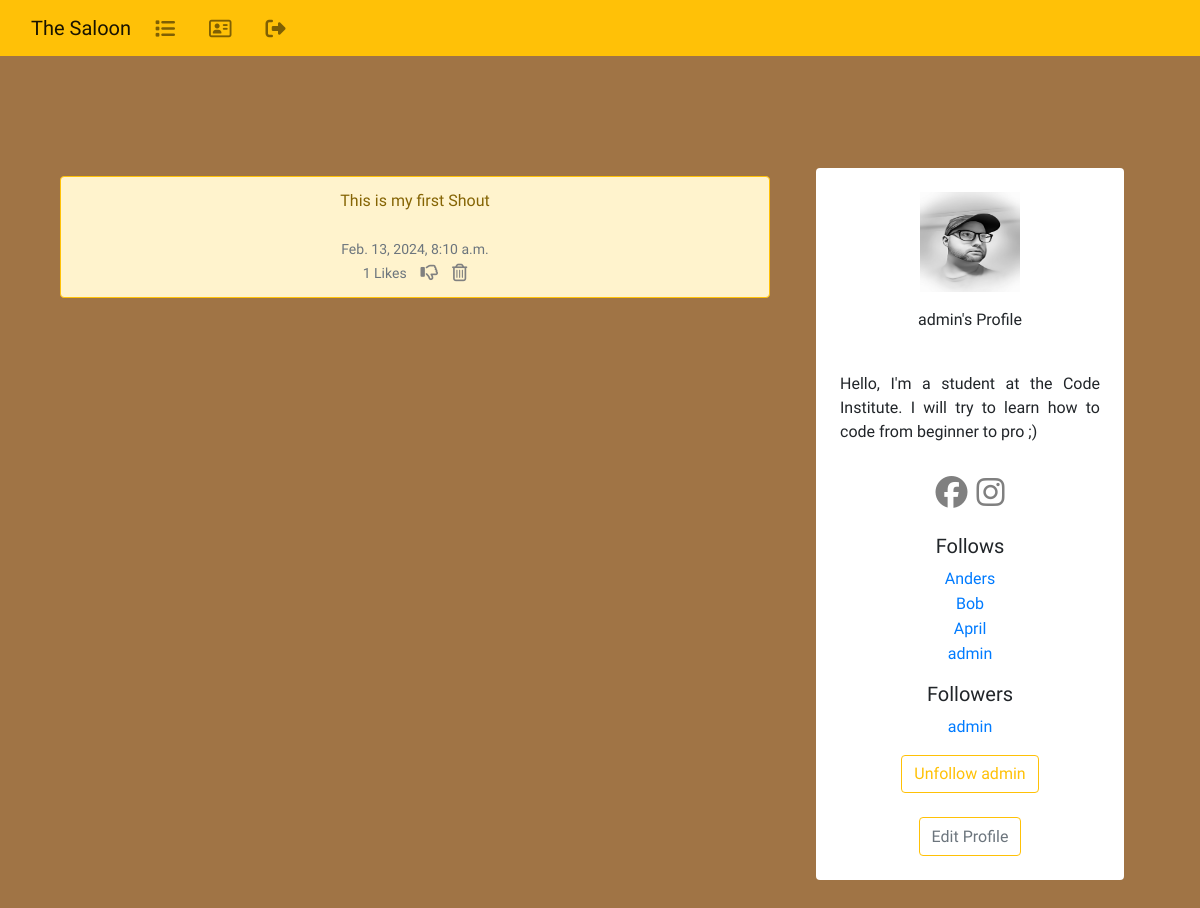
Screenshot of /profile/1 (signed in) with the database file from the repository.
### the_saloon/models.py (models this page shows, shortened)
class Shout(models.Model):
    user = models.ForeignKey(
        User, related_name="shouts",
        on_delete=models.DO_NOTHING
        )
    body = models.CharField(max_length=200)
    created_at = models.DateTimeField(auto_now_add=True)
    likes = models.ManyToManyField(User, related_name="shout_like", blank=True)
    def number_of_likes(self):
		    return self.likes.count()

class Profile(models.Model):
        user = models.OneToOneField(User, on_delete=models.CASCADE)
        follows = models.ManyToManyField("self",
            related_name="followed_by",
            symmetrical=False,
            blank=True)
        date_modified = models.DateTimeField(User, auto_now=True)
        profile_image = models.ImageField(null=True, blank=True, upload_to="images/")
        profile_bio = models.CharField(null=True, blank=True, max_length=500)
        facebook_link = models.CharField(null=True, blank=True, max_length=100)
        instagram_link = models.CharField(null=True, blank=True, max_length=100)
        linedin_link = models.CharField(null=True, blank=True, max_length=100)
        def __str__(self):
            return self.user.username

### the_saloon/views.py (the view, shortened to what this page needs)
# urls.py: path('profile/<int:pk>', views.profile, name='profile'),
def profile(request, pk):
    if request.user.is_authenticated:
        profile = Profile.objects.get(user_id=pk)
        shouts = Shout.objects.filter(user_id=pk).order_by("-created_at")
        return render(request, "profile.html", {"profile":profile, "shouts":shouts})
    else:
        messages.success(request, ("You must login to see this page..."))
        return redirect('home')

### the_saloon/templates/profile.html (shortened to what this page needs)
{% extends 'base.html' %}
{% block content %}
{% load static %}
{% if profile %}
<div class="container text-center">
  <div class="row">
    <div class="col-md-8">
      <br/><br/><br/>
      {% if shouts%}
      {% for shout in shouts %}
      <div class="alert alert-warning border border-warning" role="alert" style="font-family: Rye, serif;">
        {{ shout.body }}<br /><br />
        <small class="text-muted" style="font-family: Rye, serif;">
          {{ shout.created_at }}
          <br/>
              {{ shout.number_of_likes }} Likes
                    &nbsp;&nbsp;
                    {% if user in shout.likes.all %}
                    <a href="{% url 'shout_like' shout.id %}"></a>
                    {% else %}
                    <a href="{% url 'shout_like' shout.id %}"><i class="fa-lg fa-regular fa-thumbs-up" style="color:gray"></i></a>
                    {% endif %}
                    {% if request.user.username == profile.user.username %}
                    <a href="{% url 'delete_shout' shout.id %}"></a>
                    {% endif %}
        </small>
      </div><br /></br />
      {% endfor %}
      {% endif %}
    </div>
    <div class="col-md-4">
      <br/>
      {% if profile.profile_image %}
      <div class="container mt-4 mb-4 p-3 d-flex justify-content-center">
        <div class="card p-4 border-0">
          <div class=" image d-flex flex-column justify-content-center align-items-center">
              <img src="{{ profile.profile_image.url }}" height="100" width="100" />
            </button> <span class="name mt-3" style="font-family: Rye, serif;">{{ profile.user.username }}'s Profile</span>
                <div class="text mt-3"> <span>{% if profile.profile_bio %}
                  <p align="justify" style="font-family: Rye, serif;">{{ profile.profile_bio}}</p>
                  </span>
                  {% endif %}
                </div>
                <div class="gap-3 mt-3 icons d-flex flex-row justify-content-center align-items-center">
                  {% if profile.facebook_link %}
                  <a href="{{ profile.facebook_link }}" style="color:gray" target="new"><i class="fa-2x fa-brands fa-facebook"></i></a>
                  {% endif %}
                  {% if profile.instagram_link %}
                  <a href="{{ profile.instagram_link }}" style="color:gray" target="new"><i class="fa-2x fa-brands fa-instagram"></i></a>
                  {% endif %}
                </div>
                    <br/>
                    <h5 style="font-family: Rye, serif;"> Follows </h5>
                    <p class="card-text">{% for following in profile.follows.all %}
                      <a href="{% url 'profile' following.user.id %}" style="font-family: Rye, serif;">{{ following }}</a><br />
                      {% endfor %}
                      <h5 style="font-family: Rye, serif;"> Followers </h5>
                      <p class="card-text">{% for following in profile.followed_by.all %}
                        <a href="{% url 'profile' following.user.id %}" style="font-family: Rye, serif;">{{ following }}</a><br />
                        {% endfor %}
                        <form method=POST>
                          {% if profile in user.profile.follows.all %}
                          <button class="btn btn-outline-warning" name="follow" value="unfollow" type="submit" style="font-family: Rye, serif;">
                            Unfollow {{ profile.user.username|lower}}
                          </button>
                          {% else %}
                          <button class="btn btn-outline-warning" name="follow" value="follow" type="submit" style="font-family: Rye, serif;">
                            Follow {{ profile.user.username|lower}}
                          </button>
                          {% endif %}
                          <br/><br/>
                          <button class="btn btn-outline-warning"><a href="{% url 'update_user' %}" class="text-muted" style="font-family: Rye, serif;">Edit Profile</a></button>
                </div> </div>
      </div>
      {% endif %}
      {% endif %}
      {% endblock %}

### rows the page displays
Shout: body "This is my first Shout", created_at "Feb. 13, 2024, 8:10 a.m.", number_of_likes "1"
Profile: profile_image (picture), user.username "admin", profile_bio "Hello, I'm a student at the Code Institute. I will try to learn how to code from beginner to pro ;)"
Profile: user.username "Anders"
Profile: user.username "Bob"
Profile: user.username "April"
